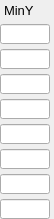
    <widget class="PyDMFrame" name="composite_6">
      <property name="geometry">
        <rect>
          <x>408</x>
          <y>60</y>
          <width>54</width>
          <height>219</height>
        </rect>
      </property>
      <widget class="QLabel" name="text_16">
        <property name="geometry">
          <rect>
            <x>4</x>
            <y>0</y>
            <width>50</width>
            <height>20</height>
          </rect>
        </property>
        <property name="text">
          <string>MinY</string>
        </property>
        <property name="font" stdset="0">
          <font>
            <pointsize>10</pointsize>
          </font>
        </property>
        <property name="brush" stdset="0">
          <brush brushstyle="SolidPattern">
            <color alpha="255">
              <red>0</red>
              <green>0</green>
              <blue>0</blue>
            </color>
          </brush>
        </property>
        <property name="toolTip">
          <string>text_16</string>
        </property>
        <property name="alignment">
          <set>Qt::AlignLeading|Qt::AlignLeft|Qt::AlignVCenter</set>
        </property>
        <property name="styleSheet">
          <string notr="true">QLabel#text_16 {
  color: rgb(0, 0, 0);
  }</string>
        </property>
      </widget>
      <widget class="PyDMLineEdit" name="text_entry_16">
        <property name="geometry">
          <rect>
            <x>0</x>
            <y>24</y>
            <width>50</width>
            <height>20</height>
          </rect>
        </property>
        <property name="channel" stdset="0">
          <string>ca://${prefix}${ROI1}MinY</string>
        </property>
        <property name="toolTip">
          <string>${prefix}${ROI1}MinY</string>
        </property>
        <property name="font" stdset="0">
          <font>
            <pointsize>10</pointsize>
          </font>
        </property>
        <property name="styleSheet">
          <string notr="true">PyDMLineEdit#text_entry_16 {
  color: rgb(0, 0, 0);
  background-color: rgb(115, 223, 255);
  border: 1px solid black;
  margin: 0px;
  padding: 0px;
  spacing: 0px;
  }</string>
        </property>
      </widget>
      <widget class="PyDMLineEdit" name="text_entry_17">
        <property name="geometry">
          <rect>
            <x>0</x>
            <y>49</y>
            <width>50</width>
            <height>20</height>
          </rect>
        </property>
        <property name="channel" stdset="0">
          <string>ca://${prefix}${ROI2}MinY</string>
        </property>
        <property name="toolTip">
          <string>${prefix}${ROI2}MinY</string>
        </property>
        <property name="font" stdset="0">
          <font>
            <pointsize>10</pointsize>
          </font>
        </property>
        <property name="styleSheet">
          <string notr="true">PyDMLineEdit#text_entry_17 {
  color: rgb(0, 0, 0);
  background-color: rgb(115, 223, 255);
  border: 1px solid black;
  margin: 0px;
  padding: 0px;
  spacing: 0px;
  }</string>
        </property>
      </widget>
      <widget class="PyDMLineEdit" name="text_entry_18">
        <property name="geometry">
          <rect>
            <x>0</x>
            <y>74</y>
            <width>50</width>
            <height>20</height>
          </rect>
        </property>
        <property name="channel" stdset="0">
          <string>ca://${prefix}${ROI3}MinY</string>
        </property>
        <property name="toolTip">
          <string>${prefix}${ROI3}MinY</string>
        </property>
        <property name="font" stdset="0">
          <font>
            <pointsize>10</pointsize>
          </font>
        </property>
        <property name="styleSheet">
          <string notr="true">PyDMLineEdit#text_entry_18 {
  color: rgb(0, 0, 0);
  background-color: rgb(115, 223, 255);
  border: 1px solid black;
  margin: 0px;
  padding: 0px;
  spacing: 0px;
  }</string>
        </property>
      </widget>
      <widget class="PyDMLineEdit" name="text_entry_19">
        <property name="geometry">
          <rect>
            <x>0</x>
            <y>99</y>
            <width>50</width>
            <height>20</height>
          </rect>
        </property>
        <property name="channel" stdset="0">
          <string>ca://${prefix}${ROI4}MinY</string>
        </property>
        <property name="toolTip">
          <string>${prefix}${ROI4}MinY</string>
        </property>
        <property name="font" stdset="0">
          <font>
            <pointsize>10</pointsize>
          </font>
        </property>
        <property name="styleSheet">
          <string notr="true">PyDMLineEdit#text_entry_19 {
  color: rgb(0, 0, 0);
  background-color: rgb(115, 223, 255);
  border: 1px solid black;
  margin: 0px;
  padding: 0px;
  spacing: 0px;
  }</string>
        </property>
      </widget>
      <widget class="PyDMLineEdit" name="text_entry_20">
        <property name="geometry">
          <rect>
            <x>0</x>
            <y>124</y>
            <width>50</width>
            <height>20</height>
          </rect>
        </property>
        <property name="channel" stdset="0">
          <string>ca://${prefix}${ROI5}MinY</string>
        </property>
        <property name="toolTip">
          <string>${prefix}${ROI5}MinY</string>
        </property>
        <property name="font" stdset="0">
          <font>
            <pointsize>10</pointsize>
          </font>
        </property>
        <property name="styleSheet">
          <string notr="true">PyDMLineEdit#text_entry_20 {
  color: rgb(0, 0, 0);
  background-color: rgb(115, 223, 255);
  border: 1px solid black;
  margin: 0px;
  padding: 0px;
  spacing: 0px;
  }</string>
        </property>
      </widget>
      <widget class="PyDMLineEdit" name="text_entry_21">
        <property name="geometry">
          <rect>
            <x>0</x>
            <y>149</y>
            <width>50</width>
            <height>20</height>
          </rect>
        </property>
        <property name="channel" stdset="0">
          <string>ca://${prefix}${ROI6}MinY</string>
        </property>
        <property name="toolTip">
          <string>${prefix}${ROI6}MinY</string>
        </property>
        <property name="font" stdset="0">
          <font>
            <pointsize>10</pointsize>
          </font>
        </property>
        <property name="styleSheet">
          <string notr="true">PyDMLineEdit#text_entry_21 {
  color: rgb(0, 0, 0);
  background-color: rgb(115, 223, 255);
  border: 1px solid black;
  margin: 0px;
  padding: 0px;
  spacing: 0px;
  }</string>
        </property>
      </widget>
      <widget class="PyDMLineEdit" name="text_entry_22">
        <property name="geometry">
          <rect>
            <x>0</x>
            <y>174</y>
            <width>50</width>
            <height>20</height>
          </rect>
        </property>
        <property name="channel" stdset="0">
          <string>ca://${prefix}${ROI7}MinY</string>
        </property>
        <property name="toolTip">
          <string>${prefix}${ROI7}MinY</string>
        </property>
        <property name="font" stdset="0">
          <font>
            <pointsize>10</pointsize>
          </font>
        </property>
        <property name="styleSheet">
          <string notr="true">PyDMLineEdit#text_entry_22 {
  color: rgb(0, 0, 0);
  background-color: rgb(115, 223, 255);
  border: 1px solid black;
  margin: 0px;
  padding: 0px;
  spacing: 0px;
  }</string>
        </property>
      </widget>
      <widget class="PyDMLineEdit" name="text_entry_23">
        <property name="geometry">
          <rect>
            <x>0</x>
            <y>199</y>
            <width>50</width>
            <height>20</height>
          </rect>
        </property>
        <property name="channel" stdset="0">
          <string>ca://${prefix}${ROI8}MinY</string>
        </property>
        <property name="toolTip">
          <string>${prefix}${ROI8}MinY</string>
        </property>
        <property name="font" stdset="0">
          <font>
            <pointsize>10</pointsize>
          </font>
        </property>
        <property name="styleSheet">
          <string notr="true">PyDMLineEdit#text_entry_23 {
  color: rgb(0, 0, 0);
  background-color: rgb(115, 223, 255);
  border: 1px solid black;
  margin: 0px;
  padding: 0px;
  spacing: 0px;
  }</string>
        </property>
      </widget>
    </widget>
